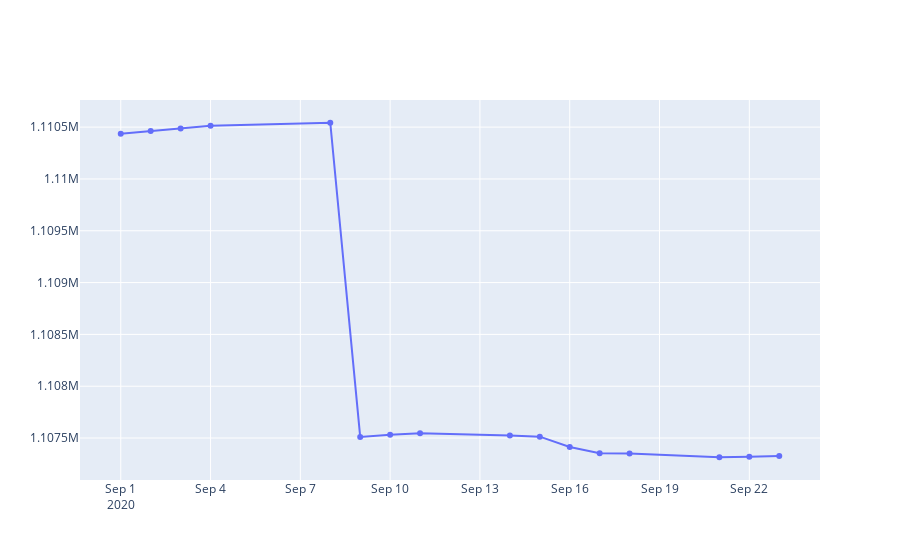

The cell this chart's notebook holds for it:
### Markdown cell above
FUNDO DE INVESTIMENTO RENDA FIXA EXPONENCIAL (valor do patrimonio liquido no mes de setembro)

### Code cell
fig = go.Figure()

fig = go.Figure(data= go.Scatter(x = df.query('CNPJ_FUNDO == "00.017.024/0001-53"')['DT_COMPTC'],
                    y= df.query('CNPJ_FUNDO == "00.017.024/0001-53"')['VL_PATRIM_LIQ'],
                    mode='lines+markers',
                    name='00.017.024/0001-53'))

fig.show()

### Figure 1 — Plotly figure (JSON) as saved in the notebook; plotly's stock layout.template omitted (floating-point values rounded to 4 significant figures)
{"data": [{"mode": "lines+markers", "name": "00.017.024/0001-53", "type": "scatter", "x": ["2020-09-01", "2020-09-02", "2020-09-03", "2020-09-04", "2020-09-08", "2020-09-09", "2020-09-10", "2020-09-11", "2020-09-14", "2020-09-15", "2020-09-16", "2020-09-17", "2020-09-18", "2020-09-21", "2020-09-22", "2020-09-23"], "y": [1110000.0, 1110000.0, 1110000.0, 1111000.0, 1111000.0, 1108000.0, 1108000.0, 1108000.0, 1108000.0, 1108000.0, 1107000.0, 1107000.0, 1107000.0, 1107000.0, 1107000.0, 1107000.0]}], "layout": {}}
